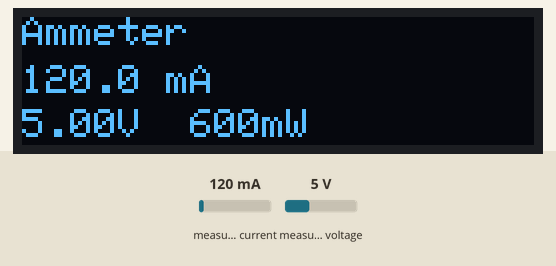
Recording of a sketch running on a simulated Raspberry Pi Pico. Shown: 128×32 one-colour display. Inputs (shaded band) come from the test bench; at power-on: measured current 120 mA, measured voltage 5 V. What the sketch prints to the serial monitor is not drawn.

Above: at 3.2 s.
3.3 s: measured current set to 40 mA
At 4.6 s:
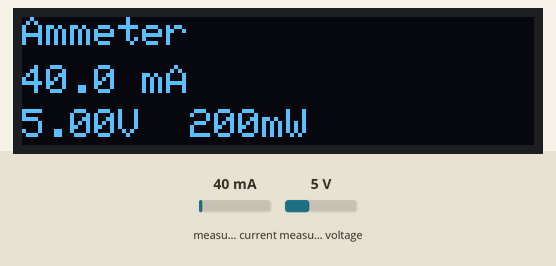
5.1 s: measured voltage set to 0.3 V
At 6.3 s:
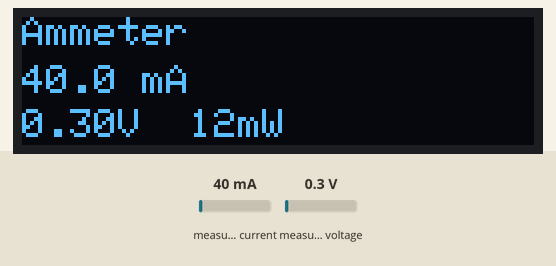
6.6 s: measured current set to 500 mA
At 7.4 s:
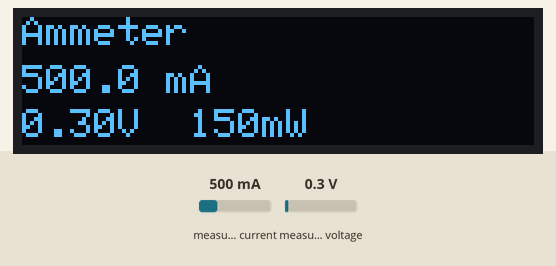
8.2 s: measured voltage set to 3.8 V
At 9.4 s:
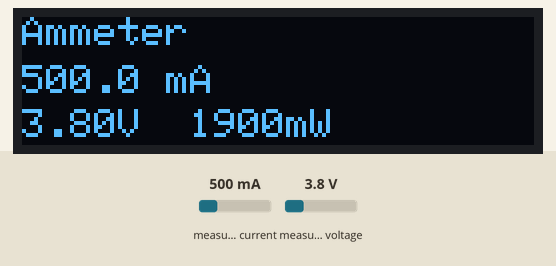
Timing chart, 0 to 10.7 s (numbered marks = the images above; inputs shaded):
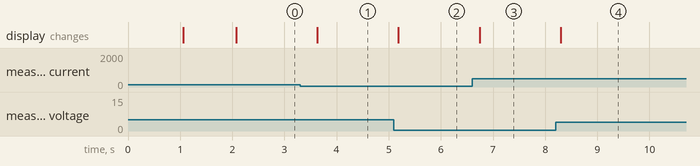

Measured:
- after the input at 3.3 s, the display: changes after 0.33 s (image 1)
- after the input at 5.1 s, the display: changes after 0.09 s (image 2)
- after the input at 6.6 s, the display: changes after 0.14 s (image 3)
- after the input at 8.2 s, the display: changes after 0.10 s (image 4)

The sketch:

Ammeter.ino
```cpp
/*
  Ammeter with INA219 and 128x32 OLED (no buttons)
  Displays current (mA), voltage (V), and power (mW)
  I2C pins: SDA=GP4, SCL=GP5
*/

#include <Wire.h>
#include <Adafruit_GFX.h>
#include <Adafruit_SSD1306.h>
#include <Adafruit_INA219.h>

// OLED settings (128x32)
#define SCREEN_WIDTH 128
#define SCREEN_HEIGHT 32
#define OLED_ADDR 0x3C
Adafruit_SSD1306 display(SCREEN_WIDTH, SCREEN_HEIGHT, &Wire, -1);

// INA219 sensor
Adafruit_INA219 ina219;

// Calibration factor (adjust if readings are off)
// Example: if measured 480mA but actual is 500mA, set CAL_FACTOR = 500/480 = 1.0417
const float CURRENT_CAL_FACTOR = 1.0;

// Variables for measurements
float voltage_V = 0;
float current_mA = 0;
float power_mW = 0;

// ----------------------------------------------------------------------
// Initialize INA219
// ----------------------------------------------------------------------
void initINA219() {
  if (!ina219.begin()) {
    Serial.println("INA219 not found!");
    display.clearDisplay();
    display.setCursor(0, 0);
    display.println("INA219 ERROR!");
    display.display();
    while (1);
  }
  // Configure for up to 2A (covers your 500mA range)
  ina219.setCalibration_32V_2A();
  Serial.println("INA219 ready");
}

// ----------------------------------------------------------------------
// Read measurements
// ----------------------------------------------------------------------
void readMeasurements() {
  voltage_V = ina219.getBusVoltage_V();
  current_mA = ina219.getCurrent_mA() * CURRENT_CAL_FACTOR;
  power_mW = ina219.getPower_mW() * CURRENT_CAL_FACTOR;
}

// ----------------------------------------------------------------------
// Update OLED display
// ----------------------------------------------------------------------
void updateDisplay() {
  display.clearDisplay();
  display.setTextColor(SSD1306_WHITE);

  // Title
  display.setTextSize(1);
  display.setCursor(0, 0);
  display.println("Ammeter");

  // Current (large font)
  display.setTextSize(1);
  display.setCursor(0, 12);
  display.print(current_mA, 1);
  display.print(" mA");

  // Voltage & Power (small font, bottom line)
  display.setTextSize(1);
  display.setCursor(0, 23);
  display.print(voltage_V, 2);
  display.print("V  ");
  display.print(power_mW, 0);
  display.print("mW");

  // Show calibration factor if not 1.0
  if (abs(CURRENT_CAL_FACTOR - 1.0) > 0.001) {
    display.setCursor(85, 26);
    display.print("C:");
    display.print(CURRENT_CAL_FACTOR, 2);
  }

  display.display();
}

// ----------------------------------------------------------------------
// Setup
// ----------------------------------------------------------------------
void setup() {
  Serial.begin(115200);
  Serial.println("Starting Ammeter...");

  // I2C pins: GP4 = SDA, GP5 = SCL
  Wire.setSDA(4);
  Wire.setSCL(5);
  Wire.begin();

  // Initialize OLED
  if (!display.begin(SSD1306_SWITCHCAPVCC, OLED_ADDR)) {
    Serial.println("OLED init failed");
    while (1);
  }
  display.clearDisplay();
  display.setCursor(0, 0);
  display.println("Ammeter");
  display.println("Init...");
  display.display();
  delay(1000);

  // Initialize INA219
  initINA219();

  // Show ready message
  display.clearDisplay();
  display.setCursor(0, 0);
  display.println("Ready");
  display.display();
  delay(1000);
}

// ----------------------------------------------------------------------
// Main loop
// ----------------------------------------------------------------------
void loop() {
  readMeasurements();
  updateDisplay();

  // Print to serial for debugging
  Serial.print("V: "); Serial.print(voltage_V, 3);
  Serial.print(" V, I: "); Serial.print(current_mA, 2);
  Serial.print(" mA, P: "); Serial.print(power_mW, 2);
  Serial.println(" mW");

  delay(500); // update twice per second
}
```
